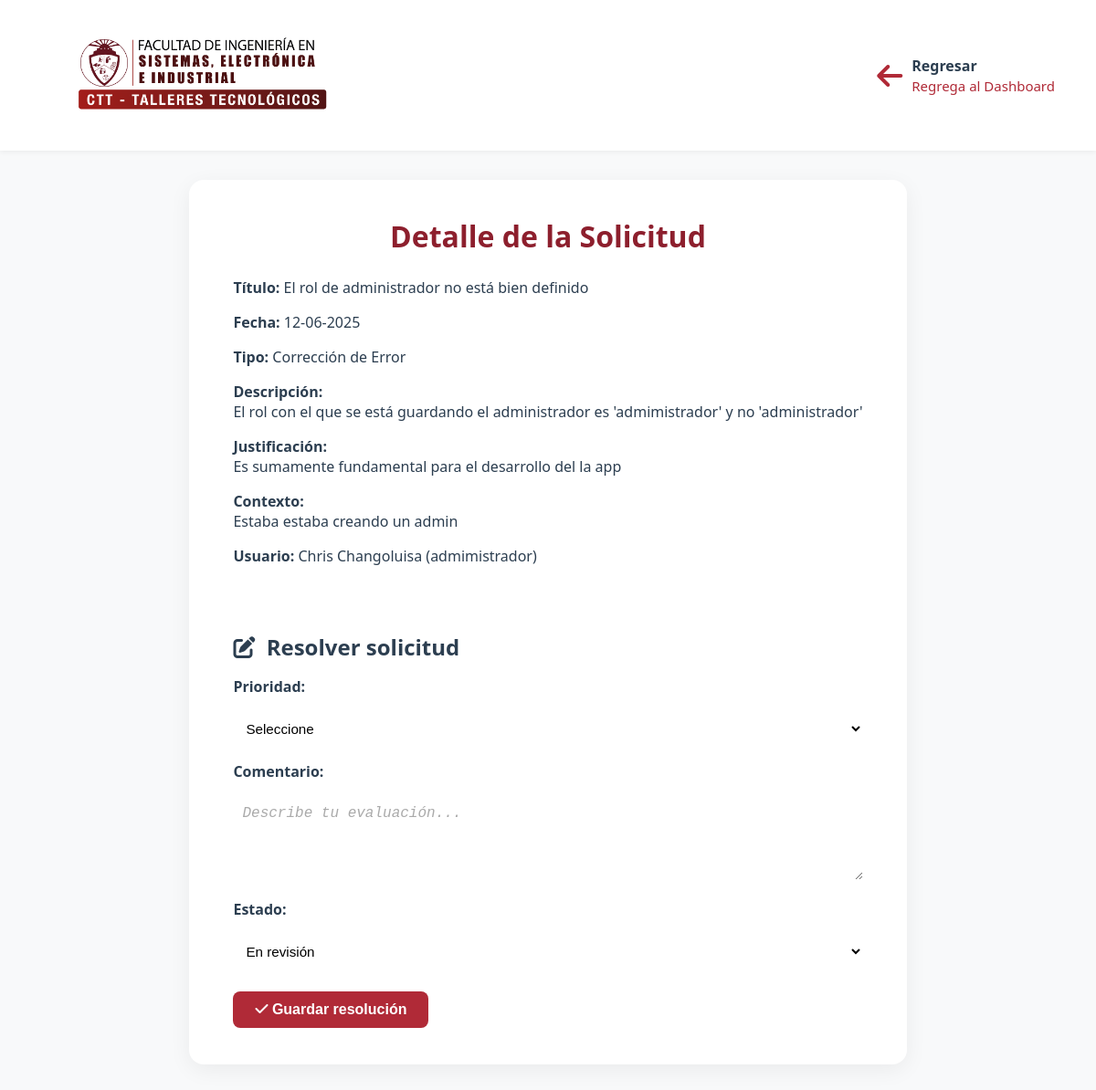
/admin/detalle_solicitud.php?id=2 (signed in), run on the app's committed database.
### tables this page shows
CREATE TABLE `solicitudes` (
  `id` int(11) NOT NULL,
  `titulo` varchar(255) NOT NULL,
  `fecha` date NOT NULL,
  `tipo` varchar(100) NOT NULL,
  `descripcion` text NOT NULL,
  `justificacion` text DEFAULT NULL,
  `contexto` text DEFAULT NULL,
  `captura` varchar(500) DEFAULT NULL,
  `uid` varchar(50) NOT NULL,
  `uname` varchar(255) NOT NULL,
  `uemail` varchar(255) NOT NULL,
  `urol` varchar(100) NOT NULL,
  `creado_en` timestamp NOT NULL DEFAULT current_timestamp()
);

### admin/detalle_solicitud.php (the view, shortened to what this page needs)
<?php
$cris = new Conexion();
$conn = $cris->conectar();
$id = $_GET['id'] ?? null;
$stmt = $conn->prepare("SELECT * FROM solicitudes WHERE id = ?");
$stmt->execute([$id]);
$solicitud = $stmt->fetch(PDO::FETCH_ASSOC);
?>
<!DOCTYPE html>
<html lang="es">
<head>
  <link rel="stylesheet" href="../css/estilos.css">
  <link rel="stylesheet" href="https://cdnjs.cloudflare.com/ajax/libs/font-awesome/6.5.0/css/all.min.css">
</head>
<body>
  <header class="ctt-header">
    <div class="top-bar">
      <div class="logo"><img src="../uploads/logo.png" alt="Logo FISEI"></div>
      <div class="top-links">
        <div class="link-box">
          <i class="fa-solid fa-arrow-left"></i>
          <div>
            <span class="title">Regresar</span><br>
            <a href="javascript:history.back()">Regrega al Dashboard</a>
          </div>
        </div>
      </div>
    </div>
  </header>
  <main class="card">
    <h1>Detalle de la Solicitud</h1>
    <div class="detalle-item"><span>Título:</span> <?= htmlspecialchars($solicitud['titulo']) ?></div>
    <div class="detalle-item"><span>Fecha:</span> <?= date("d-m-Y", strtotime($solicitud['fecha'])) ?></div>
    <div class="detalle-item"><span>Tipo:</span> <?= $solicitud['tipo'] ?></div>
    <div class="detalle-item"><span>Descripción:</span><br><?= nl2br(htmlspecialchars($solicitud['descripcion'])) ?>
    </div>
    <div class="detalle-item">
      <span>Justificación:</span><br><?= nl2br(htmlspecialchars($solicitud['justificacion'])) ?>
    </div>
    <div class="detalle-item"><span>Contexto:</span><br><?= nl2br(htmlspecialchars($solicitud['contexto'])) ?></div>
    <div class="detalle-item"><span>Usuario:</span> <?= $solicitud['uname'] ?> (<?= $solicitud['urol'] ?>)</div>
    <div class="seccion-resolucion">
      <h2><i class="fa-solid fa-pen-to-square icono"></i> Resolver solicitud</h2>
      <form method="POST" action="guardar_resolucion.php">
        <label>Prioridad:</label>
        <select name="prioridad" required>
          <option value="" disabled selected>Seleccione</option>
        </select>
        <label>Comentario:</label>
        <textarea name="comentario" rows="4" required placeholder="Describe tu evaluación..."></textarea>
        <label>Estado:</label>
        <select name="estado" required>
          <option value="En revisión">En revisión</option>
        </select>
        <button type="submit" class="btn enviar"><i class="fa-solid fa-check"></i> Guardar resolución</button>
      </form>
    </div>
  </main>
</body>
</html>

### css/estilos.css (style rules this page uses)
:root { --primary-color: #B02A37; --primary-color-dark: #8d1f2d; --text-color: #2C3E50; --font-family: 'Segoe UI', sans-serif; --bg-light: #fff; --card-bg: #fff; --shadow: rgba(0, 0, 0, 0.1); --border-radius: 16px; }
* { margin: 0; padding: 0; box-sizing: border-box; }
body { font-family: var(--font-family); background-color: var(--bg-light); }
.ctt-header { background-color: white; box-shadow: 0 2px 5px rgba(0, 0, 0, 0.05); padding: 15px 30px; }
.top-bar { display: flex; justify-content: space-between; align-items: center; flex-wrap: wrap; }
.logo img { height: 130px; max-width: 100%; padding-left: 30px; object-fit: contain; }
.top-links { display: flex; gap: 30px; align-items: center; }
.link-box { display: flex; align-items: center; gap: 10px; padding: 10px 15px; }
.link-box i { font-size: 32px; color: var(--primary-color); }
.link-box .title { font-weight: 600; color: var(--text-color); font-size: 16px; }
.link-box a { color: var(--primary-color); font-weight: 500; font-size: 15px; text-decoration: none; }
main { padding: 3rem 1rem; }
.card { background-color: #fff; padding: 2.5rem; border-radius: var(--border-radius); box-shadow: 0 4px 20px rgba(0, 0, 0, 0.08); width: 100%; max-width: 800px; margin: 0 auto; }
.card h1 { font-size: 2rem; color: var(--primary-color-dark); margin-bottom: 1.5rem; text-align: center; display: flex; align-items: center; gap: 0.5rem; justify-content: center; }
form label { font-weight: 600; display: block; margin-bottom: 0.5rem; color: #333; }
form select, form input[type="file"] { width: 100%; padding: 0.5rem; border-radius: 8px; border: 1px solid #ccc; margin-top: 0.3rem; font-size: 0.95rem; }
main.card { background: #fff; padding: 2.5rem 3rem; border-radius: var(--border-radius); box-shadow: 0 6px 24px rgba(0, 0, 0, 0.06); width: fit-content; max-width: 100%; margin: 2rem auto; }
input[type="text"], input[type="email"], textarea, select { width: 100%; padding: 0.75rem; font-size: 1rem; border-radius: 10px; border: 1px solid #ccc; margin-top: 0.5rem; background: #fff; transition: border-color 0.3s ease; }
textarea::placeholder, input::placeholder { color: #aaa; font-style: italic; }
label { display: block; margin-top: 24px; }
.btn { padding: 0.7rem 1.5rem; border: none; border-radius: 8px; font-weight: bold; font-size: 1rem; cursor: pointer; transition: all 0.3s ease; }
.btn.enviar { background-color: var(--primary-color); color: white; }
:root { --primary-color: #B02A37; --primary-color-dark: #8d1f2d; --text-color: #2C3E50; --font-family: 'Segoe UI', sans-serif; --bg-light: #f8f9fa; --card-bg: #fff; --shadow: rgba(0, 0, 0, 0.1); --border-radius: 16px; --secondary-bg: #2c3e50; --secondary-bg-dark: #34495e; }
body { font-family: var(--font-family); background-color: var(--bg-light); color: var(--text-color); }

### admin/detalle_solicitud.php (style rules this page uses)
.detalle-item { margin-bottom: 16px; }
.detalle-item span { font-weight: bold; color: var(--gray-900); }
.seccion-resolucion { margin-top: 40px; border-top: 2px solid var(--gray-200); padding-top: 32px; }
.seccion-resolucion label { display: block; margin-top: 16px; font-weight: bold; color: var(--gray-900); }
.seccion-resolucion textarea, .seccion-resolucion select { width: 100%; padding: 10px; border-radius: 6px; border: 1px solid var(--gray-200); margin-top: 8px; }
.btn.enviar { margin-top: 24px; }
.icono { margin-right: 6px; color: var(--maroon-dark); }

### data on the page
solicitudes: titulo "El rol de administrador no está bien definido", fecha "12-06-2025", tipo "Corrección de Error", descripcion "El rol con el que se está guardando el administrador es 'admimistrador' y no 'administrador'", justificacion "Es sumamente fundamental para el desarrollo del la app", contexto "Estaba estaba creando un admin", uname "Chris Changoluisa", urol "admimistrador"
